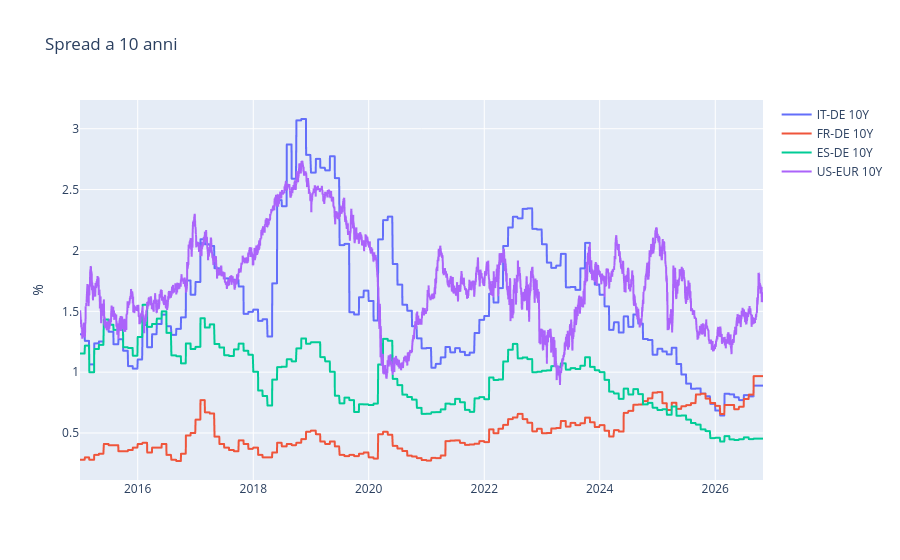

Write notebook code for a chart like this one.
### Markdown cell above
## Spread verso il Bund e USA - area euro

### Code cell
linee(["IT-DE 10Y", "FR-DE 10Y", "ES-DE 10Y", "US-EUR 10Y"], "Spread a 10 anni")

### Figure 1 — Plotly figure (JSON) as saved in the notebook; plotly's stock layout.template omitted (floating-point values rounded to 4 significant figures; data arrays with more than 128 entries replaced by an {"elided": "..."} marker saying what was removed)
{"data": [{"hovertemplate": "=%{x}<br>%=%{y}<extra></extra>", "legendgroup": "IT-DE 10Y", "line": {"color": "#636efa", "dash": "solid"}, "marker": {"symbol": "circle"}, "mode": "lines", "name": "IT-DE 10Y", "showlegend": true, "type": "scattergl", "x": {"elided": "2978 str values"}, "xaxis": "x", "y": {"elided": "2978 float values"}, "yaxis": "y"}, {"hovertemplate": "=%{x}<br>%=%{y}<extra></extra>", "legendgroup": "FR-DE 10Y", "line": {"color": "#EF553B", "dash": "solid"}, "marker": {"symbol": "circle"}, "mode": "lines", "name": "FR-DE 10Y", "showlegend": true, "type": "scattergl", "x": {"elided": "2978 str values"}, "xaxis": "x", "y": {"elided": "2978 float values"}, "yaxis": "y"}, {"hovertemplate": "=%{x}<br>%=%{y}<extra></extra>", "legendgroup": "ES-DE 10Y", "line": {"color": "#00cc96", "dash": "solid"}, "marker": {"symbol": "circle"}, "mode": "lines", "name": "ES-DE 10Y", "showlegend": true, "type": "scattergl", "x": {"elided": "2978 str values"}, "xaxis": "x", "y": {"elided": "2978 float values"}, "yaxis": "y"}, {"hovertemplate": "=%{x}<br>%=%{y}<extra></extra>", "legendgroup": "US-EUR 10Y", "line": {"color": "#ab63fa", "dash": "solid"}, "marker": {"symbol": "circle"}, "mode": "lines", "name": "US-EUR 10Y", "showlegend": true, "type": "scattergl", "x": {"elided": "2978 str values"}, "xaxis": "x", "y": {"elided": "2978 float values"}, "yaxis": "y"}], "layout": {"legend": {"title": {"text": ""}, "tracegroupgap": 0}, "title": {"text": "Spread a 10 anni"}, "xaxis": {"anchor": "y", "domain": [0.0, 1.0], "title": {"text": ""}}, "yaxis": {"anchor": "x", "domain": [0.0, 1.0], "title": {"text": "%"}}}}
